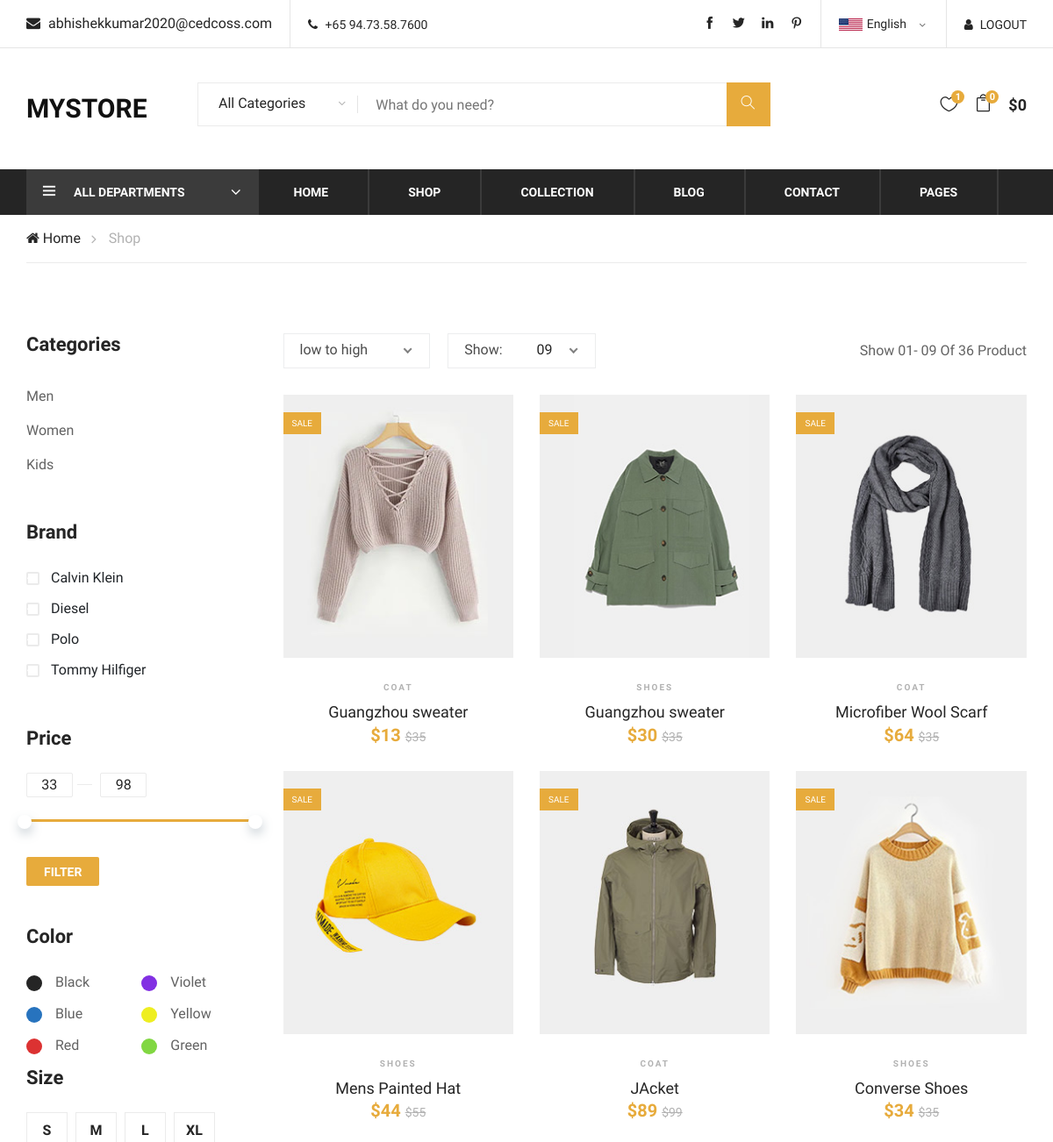
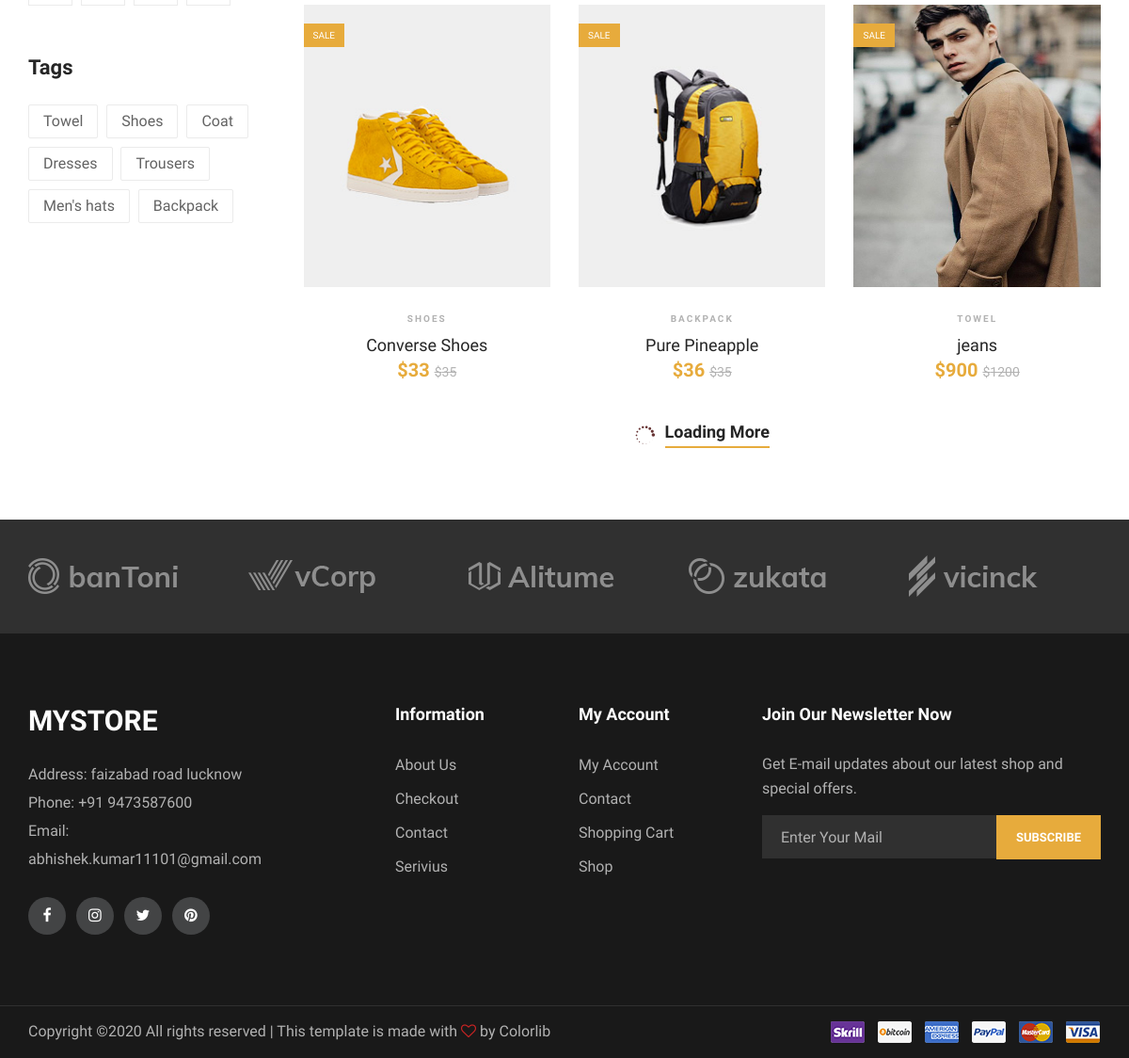
/project1/shop.php (signed in), run on the app's committed database (2 pictures, top to bottom).
### tables this page shows
CREATE TABLE `store` (
  `Sku` int(10) NOT NULL,
  `Product_Name` varchar(30) NOT NULL,
  `Orginal_Price` int(10) NOT NULL,
  `Brand` varchar(30) NOT NULL,
  `Category` varchar(30) NOT NULL,
  `Gender` varchar(30) NOT NULL,
  `Size` varchar(30) NOT NULL,
  `image` varchar(30) NOT NULL,
  `Sale_Price` int(10) NOT NULL,
  `Color` varchar(20) NOT NULL,
  `Tag` varchar(20) NOT NULL
);

### project1/admin/classfunction.php (called while the page is built, shortened)
<?php
include 'config.php';
	class product{
		function list(){
			global $connects;
			$sql="SELECT * FROM Store";
			$result=$connects->query($sql);
			$run=$result->fetch_all(MYSQLI_ASSOC);
			return $run;
		}
	}
?>

### project1/shop.php (the view, shortened to what this page needs)
<?php
include './admin/classfunction.php' ;
$p1= new product();
?>
<!DOCTYPE html>
<html lang="zxx">
<head>
    <link rel="stylesheet" href="css/bootstrap.min.css" type="text/css">
    <link rel="stylesheet" href="css/font-awesome.min.css" type="text/css">
    <link rel="stylesheet" href="css/themify-icons.css" type="text/css">
    <link rel="stylesheet" href="css/elegant-icons.css" type="text/css">
    <link rel="stylesheet" href="css/owl.carousel.min.css" type="text/css">
    <link rel="stylesheet" href="css/nice-select.css" type="text/css">
    <link rel="stylesheet" href="css/jquery-ui.min.css" type="text/css">
    <link rel="stylesheet" href="css/slicknav.min.css" type="text/css">
    <link rel="stylesheet" href="css/style.css" type="text/css">
</head>
<body>
    <header class="header-section">
        <?php include 'frontendheader.php'; ?>
    </header>
    <div class="breacrumb-section">
        <div class="container">
            <div class="row">
                <div class="col-lg-12">
                    <div class="breadcrumb-text">
                        <a href="#"><i class="fa fa-home"></i> Home</a>
                        <span>Shop</span>
                    </div>
                </div>
            </div>
        </div>
    </div>
    <section class="product-shop spad">
        <div class="container">
            <div class="row">
                <div class="col-lg-3 col-md-6 col-sm-8 order-2 order-lg-1 produts-sidebar-filter">
                    <div class="filter-widget">
                        <h4 class="fw-title">Categories</h4>
                        <ul class="filter-catagories" >
                            <li><a href="#" class="categoryfilter">Men</a></li>
                            <li><a href="#" class="categoryfilter">Women</a></li>
                            <li><a href="#" class="categoryfilter">Kids</a></li>
                        </ul>
                    </div>
                    <div class="filter-widget">
                        <h4 class="fw-title">Brand</h4>
                        <div class="fw-brand-check">
                            <div class="bc-item">
                                <label for="bc-calvin">
                                    Calvin Klein
                                    <span class="checkmark"></span>
                                </label>
                            </div>
                            <div class="bc-item">
                                <label for="bc-diesel">
                                    Diesel
                                    <span class="checkmark"></span>
                                </label>
                            </div>
                            <div class="bc-item">
                                <label for="bc-polo">
                                    Polo
                                    <span class="checkmark"></span>
                                </label>
                            </div>
                            <div class="bc-item">
                                <label for="bc-tommy">
                                    Tommy Hilfiger
                                    <span class="checkmark"></span>
                                </label>
                            </div>
                        </div>
                    </div>
                    <div class="filter-widget">
                        <h4 class="fw-title">Price</h4>
                        <div class="filter-range-wrap">
                            <div class="range-slider">
                                <div class="price-input">
                                    <input type="text" id="minamount">
                                    <input type="text" id="maxamount">
                                </div>
                            </div>
                            <div class="price-range ui-slider ui-corner-all ui-slider-horizontal ui-widget ui-widget-content"
                                data-min="33" data-max="98">
                                <span tabindex="0" class="ui-slider-handle ui-corner-all ui-state-default"></span>
                                <span tabindex="0" class="ui-slider-handle ui-corner-all ui-state-default"></span>
                            </div>
                        </div>
                        <a href="#" class="filter-btn">Filter</a>
                    </div>
                    <div class="filter-widget">
                        <h4 class="fw-title">Color</h4>
                        <div class="fw-color-choose">
                            <div class="cs-item">
                                <label class="cs-black" for="cs-black">Black</label>
                            </div>
                            <div class="cs-item">
                                <label class="cs-violet" for="cs-violet">Violet</label>
                            </div>
                            <div class="cs-item">
                                <label class="cs-blue" for="cs-blue">Blue</label>
                            </div>
                            <div class="cs-item">
                                <label class="cs-yellow" for="cs-yellow">Yellow</label>
                            </div>
                            <div class="cs-item">
                                <label class="cs-red" for="cs-red">Red</label>
                            </div>
                            <div class="cs-item">
                                <label class="cs-green" for="cs-green">Green</label>
                            </div>
                        </div>
                    </div>
                    <div class="filter-widget">
                        <h4 class="fw-title">Size</h4>
                        <div class="fw-size-choose">
                            <div class="sc-item">
                                <label for="s-size">s</label>
                            </div>
                            <div class="sc-item">
                                <label for="m-size">m</label>
                            </div>
                            <div class="sc-item">
                                <label for="l-size">l</label>
                            </div>
                            <div class="sc-item">
                                <label for="xs-size">xL</label>
                            </div>
                        </div>
                    </div>
                    <div class="filter-widget">
                        <h4 class="fw-title">Tags</h4>
                        <div class="fw-tags">
                            <a href="#" class="tag">Towel</a>
                            <a href="#" class="tag">Shoes</a>
                            <a href="#" class="tag">Coat</a>
                            <a href="#" class="tag">Dresses</a>
                            <a href="#" class="tag">Trousers</a>
                            <a href="#" class="tag">Men's hats</a>
                            <a href="#" class="tag">Backpack</a>
                        </div>
                    </div>
                </div>
                <div class="col-lg-9 order-1 order-lg-2">
                    <div class="product-show-option">
                        <div class="row">
                            <div class="col-lg-7 col-md-7">
                                <div class="select-option">
                                </div>
                            </div>
                            <div class="col-lg-5 col-md-5 text-right">
                                <p>Show 01- 09 Of 36 Product</p>
                            </div>
                        </div>
                    </div>
                    <div class="product-list" id="listing">
                        <div class="row" id="rowwise">
                            <?php foreach ($p1->list() as $key => $array) {
                                ?>
                            <div class="col-lg-4 col-sm-6">
                                <div class="product-item">
                                    <div class="pi-pic">
                                        <img style="height: 300px;" src="img/products/<?php echo $array['image'] ?>" alt="" >
                                        <div class="sale pp-sale">Sale</div>
                                    </div>
                                    <div class="pi-text">
                                        <div class="catagory-name" ><?php echo $array['Tag']?></div>
                                        <a href="#">
                                            <h5><?php echo $array['Product_Name']?></h5>
                                        </a>
                                        <div class="product-price" id="selling">
                                            $<?php echo $array['Sale_Price']?>
                                            <span>$<?php echo $array['Orginal_Price']?></span>
                                        </div>
                                    </div>
                                </div>
                            </div><?php } ?>
                        </div>
                    </div>
                    <div class="loading-more">
                        <i class="icon_loading"></i>
                        <a href="#">
                            Loading More
                        </a>
                    </div>
                </div>
            </div>
        </div>
    </section>
    <div class="partner-logo">
        <?php include 'frontendlogosection.php' ?>
    </div>
    <footer class="footer-section">
        <?php include 'frontendfooter.php' ?>
    </footer>
</body>
</html>

### data on the page
store: image (picture), Tag "COAT", Product_Name "Guangzhou sweater", Sale_Price "13", Orginal_Price "35"
store: image (picture), Tag "SHOES", Product_Name "Guangzhou sweater", Sale_Price "30", Orginal_Price "35"
store: image (picture), Tag "COAT", Product_Name "Microfiber Wool Scarf", Sale_Price "64", Orginal_Price "35"
store: image (picture), Tag "SHOES", Product_Name "Mens Painted Hat", Sale_Price "44", Orginal_Price "55"
store: image (picture), Tag "COAT", Product_Name "JAcket", Sale_Price "89", Orginal_Price "99"
store: image (picture), Tag "SHOES", Product_Name "Converse Shoes", Sale_Price "34", Orginal_Price "35"
store: image (picture), Tag "SHOES", Product_Name "Converse Shoes", Sale_Price "33", Orginal_Price "35"
store: image (picture), Tag "BACKPACK", Product_Name "Pure Pineapple", Sale_Price "36", Orginal_Price "35"
store: image (picture), Tag "TOWEL", Product_Name "jeans", Sale_Price "900", Orginal_Price "1200"

### other printed values
$_SESSION['login'] "abhishekkumar2020@cedcoss.com"
$price "0"
